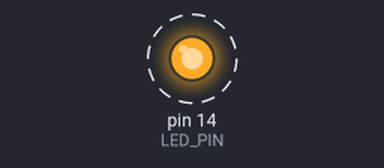
Simulated run of this sketch. Board: Arduino Uno, built with avr-gcc and run on an emulated ATmega328P. Shown: output pins drawn as LEDs (lit = HIGH). Dashed ring = blinking.

Above: at 0.2 s.
Timing chart, 0 to 3.0 s (numbered marks = the images above):
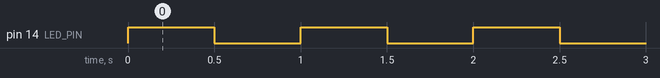

The sketch:

lamp.ino
```cpp
#define LED_PIN 14 // Куда подключен светодиод
#define DELAY_TIME 500 // Сколько ждать, в мс (пол-секунды)

void setup() {
  pinMode(LED_PIN, OUTPUT); // Указываем, что мы будем использовать пин как выход
}

void loop() { // Главный цикл
  digitalWrite(LED_PIN, HIGH);
  delay(DELAY_TIME);
  digitalWrite(LED_PIN, LOW);
  delay(DELAY_TIME);
}
```

Measured:
- by itself, pin 14 (LED_PIN): alternates HIGH for 0.50 s and LOW for 0.50 s
